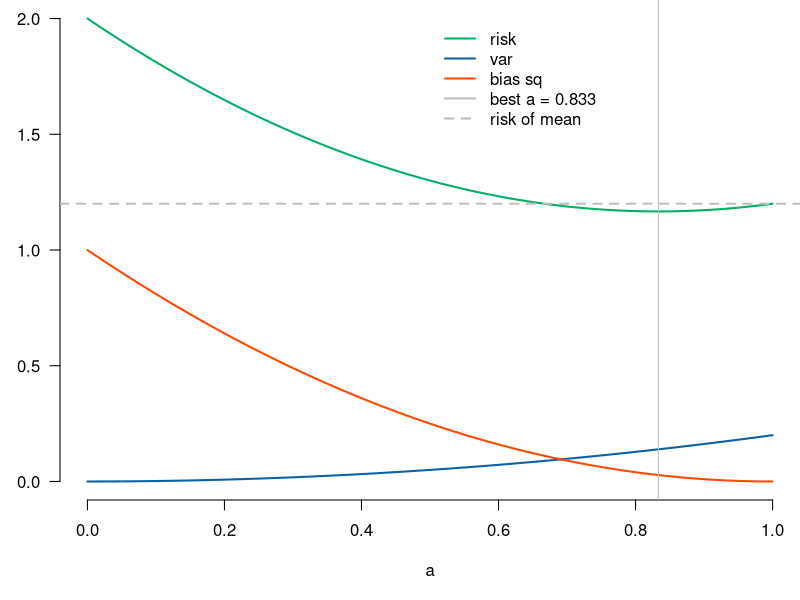
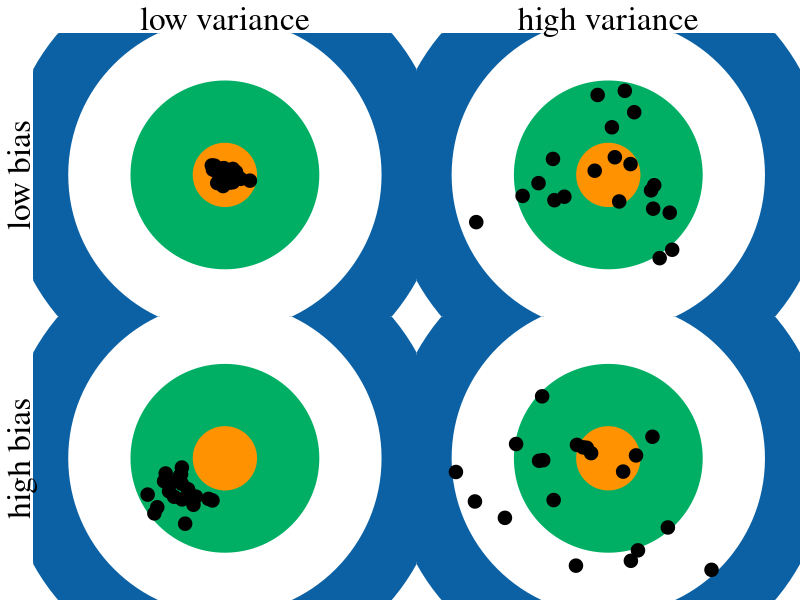
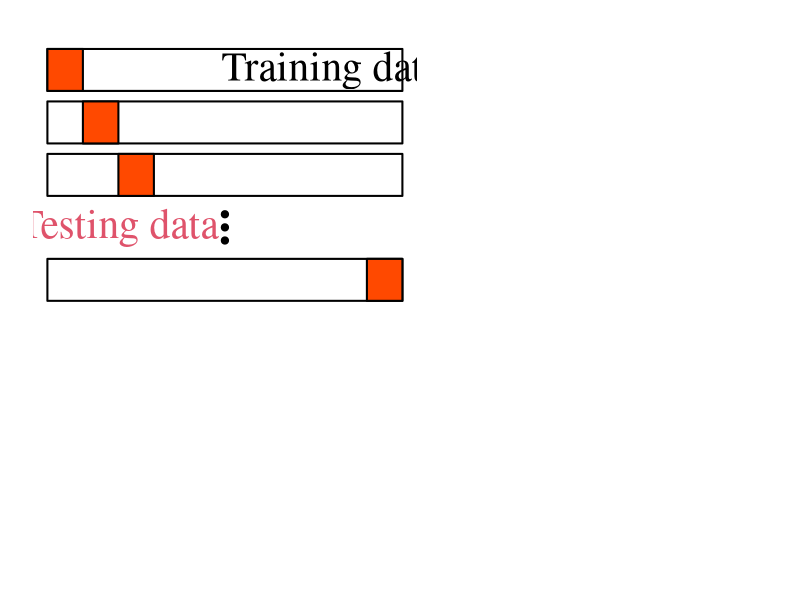
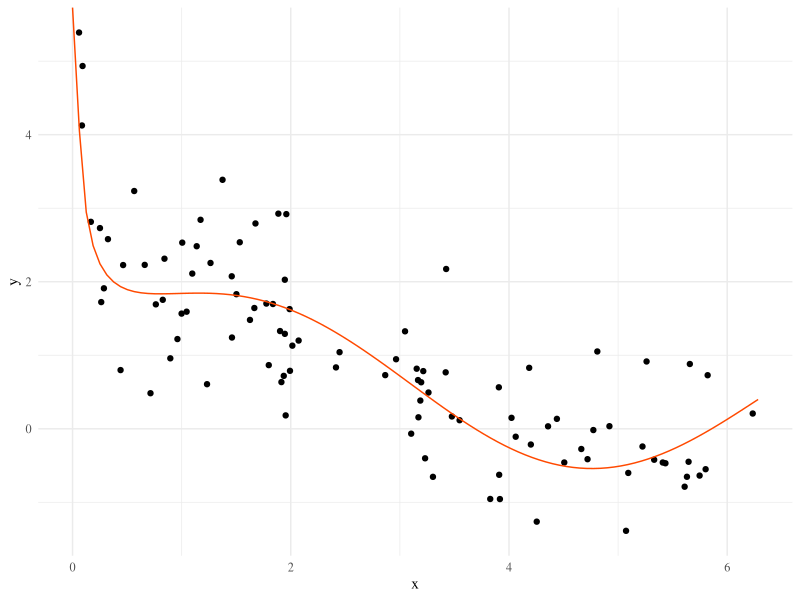
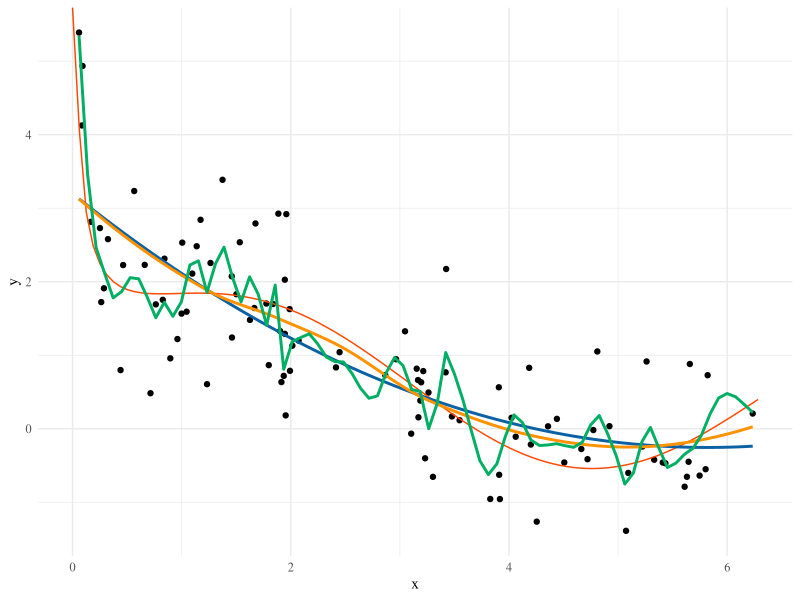

Reproduce these figures in R, in order.
## ---- chunk 1
library(ggplot2)
theme_set(theme_minimal(base_family="Times"))
green = '#00AF64'
blue = '#0B61A4'
red = '#FF4900'
orange = '#FF9200'
## ---- chunk 2
mu=1; n=5; sig2=1
## ---- chunk 3
biasSqA <- function(a, mu=1) (a-1)^2 * mu
varA <- function(a, n=1) a^2/n
risk <- function(a, mu=1, n=1, sig2=1) biasSqA(a, mu) + varA(a, n) +  sig2
par(cex=1, lwd=2,mar=c(5,3,0,0))
curve(risk(x, mu=mu, n=n, sig2=sig2), from=0, to=1, col=green, las=1, bty='n', ylab='R(a)', xlab='a', ylim=c(0,2))
curve(varA(x, n=n), from=0, to=1, col=blue, add=TRUE)
curve(biasSqA(x, mu=mu), from=0, to=1, col=red, add=TRUE)
aopt = mu^2/(mu^2+1/n)
abline(v=aopt, col='grey', lwd=1)
abline(h = sig2+1/n, col='grey', lty=2)
legend(.5, 2, col=c(green,blue,red,'grey','grey'), lty=c(1,1,1,1,2), bty='n', legend=c('risk','var','bias sq',paste0('best a = ',round(aopt,3)),'risk of mean'))
## ---- chunk 4
cols = c(blue, red, green, orange)

par(mfrow=c(2,2),bty='n',ann=FALSE,xaxt='n',yaxt='n',family='serif',mar=c(0,0,0,0),oma=c(0,2,2,0))
require(mvtnorm)
mv = matrix(c(0,0,0,0,-.5,-.5,-.5,-.5),4,byrow=T)
va = matrix(c(.01,.01,.5,.5,.05,.05,.5,.5),4,byrow=T)

for(i in 1:4){
  plot(0,0,ylim=c(-2,2),xlim=c(-2,2),pch=19,cex=70,col=blue,ann=FALSE,pty='s')
  points(0,0,pch=19,cex=50,col='white')
  points(0,0,pch=19,cex=30,col=green)
  points(0,0,pch=19,cex=10,col=orange)
  points(rmvnorm(20,mean=mv[i,],sigma=diag(va[i,])), cex=2, pch=19)
  switch(i, 
         '1'= {
           mtext('low variance',3,cex=2)
           mtext('low bias',2,cex=2)
         },
         '2'= mtext('high variance',3,cex=2),
         '3' = mtext('high bias',2,cex=2)
  )
}
## ---- chunk 5
par(mar=c(0,0,0,0))
plot(NA, NA, ylim=c(0,5), xlim=c(0,10), bty='n', yaxt='n', xaxt='n')
rect(0,.1+c(0,2,3,4),10,.9+c(0,2,3,4))
rect(c(0,1,2,9),rev(.1+c(0,2,3,4)),c(1,2,3,10),rev(.9+c(0,2,3,4)),col=red)
points(c(5,5,5),1+1:3/4,pch=19)
text(8,4.5,'Training data',cex=3)
text(2,1.5,'Testing data',cex=3,col=2)
## ---- chunk 6
cv.lm <- function(data, formulae, nfolds = 5) {
  data <- na.omit(data)
  formulae <- sapply(formulae, as.formula)
  responses <- sapply(formulae, function(form) all.vars(form)[1])
  names(responses) <- as.character(formulae)
  n <- nrow(data)
  fold.labels <- sample(rep(1:nfolds, length.out = n))
  mses <- matrix(NA, nrow = nfolds, ncol = length(formulae))
  colnames <- as.character(formulae)
  for (fold in 1:nfolds) {
    test.rows <- which(fold.labels == fold)
    train <- data[-test.rows, ]
    test <- data[test.rows, ]
    for (form in 1:length(formulae)) {
      current.model <- lm(formula = formulae[[form]], data = train)
      predictions <- predict(current.model, newdata = test)
      test.responses <- test[, responses[form]]
      test.errors <- test.responses - predictions
      mses[fold, form] <- mean(test.errors^2)
    }
  }
  return(colMeans(mses))
}
## ---- chunk 7
trueFunction <- function(x) sin(x) + 1/sqrt(x)
set.seed(1234)
x = runif(100, 0, 2*pi)
df1 = data.frame(x = x,
                 y = trueFunction(x) + rnorm(100, 0, .75))
library(ggplot2)
ggplot(df1, aes(x, y)) + geom_point() + xlim(0,2*pi) +
  stat_function(fun=trueFunction, color=red) 
## ---- chunk 8
ggplot(df1, aes(x, y)) + geom_point() + xlim(0,2*pi) +
  stat_function(fun=trueFunction, color=red) +
  geom_smooth(se=FALSE, span=1000, color=blue) + # under fit
  geom_smooth(se=FALSE, color=orange) + # not too bad
  geom_smooth(se=FALSE, span=.1, color=green) # over fit
